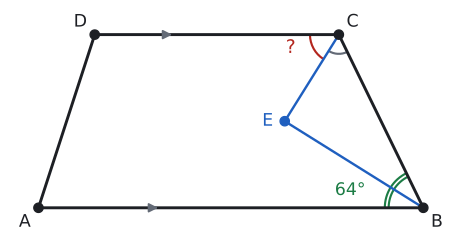

Reproduce this figure in Python.
# Alıştırma 5: [AB] ∥ [DC], [BE] ve [CE] sırasıyla B ve C açılarının açıortayları, m(ABC) = 64° → m(ECD) = 58°.
import sys; sys.path.insert(0, "tools")
from cizim import *

P = lambda x, y: np.array([float(x), float(y)])
uz = lambda U, V: round(float(np.linalg.norm(U - V)), 4)
def acisi(K, U, V):
    u, v = U - K, V - K
    return round(float(np.degrees(np.arccos(np.dot(u, v) / np.linalg.norm(u) / np.linalg.norm(v)))), 3)
def kesis(p, u, q, v):
    t = np.linalg.solve(np.array([u, -v]).T, q - p); return p + t[0] * u
def paralel_isareti(U, V, renk=SOLUK, k=0.18, f=0.5):
    M = U + f * (V - U); t = (V - U) / np.linalg.norm(V - U)
    ax.annotate("", xy=M + k * t, xytext=M - k * t, arrowprops=dict(arrowstyle="-|>", color=renk, lw=1.4, mutation_scale=14))
def cetik(U, V, n=1, renk=SOLUK, L=0.16):
    M = (U + V) / 2; t = (V - U) / np.linalg.norm(V - U); m = np.array([-t[1], t[0]])
    for i in range(n):
        c = M + (i - (n - 1) / 2) * 0.13 * t
        ax.plot(*zip(c - L * m, c + L * m), color=renk, lw=1.5)
def olcu(U, V, metin, d=0.3, renk=YAZI, fs=13):
    """[UV] parçasının ortasına, U→V yönünün soluna d kadar uzağa yazı (d < 0: sağına)."""
    M = (U + V) / 2; t = (V - U) / np.linalg.norm(V - U); m = np.array([-t[1], t[0]])
    ax.text(*(M + d * m), metin, ha="center", va="center", color=renk, fontsize=fs)
def dik_isareti(K, U, V, r=0.28):
    a_ = (U - K) / np.linalg.norm(U - K) * r; b_ = (V - K) / np.linalg.norm(V - K) * r
    ax.plot(*zip(K + a_, K + a_ + b_, K + b_), color=SOLUK, lw=1.3)

H = 4.5
A = P(0, 0); B = P(10, 0)
D = P(H / np.tan(np.radians(72)), H); C = P(B[0] - H / np.tan(np.radians(64)), H)
yon = lambda d: P(np.cos(np.radians(d)), np.sin(np.radians(d)))
E = kesis(B, yon(180 - 32), C, yon(180 + 58))
print("B", acisi(B, A, C), "ABE", acisi(B, A, E), "EBC", acisi(B, E, C), "BCD", acisi(C, B, D),
      "BCE", acisi(C, B, E), "ECD", acisi(C, E, D), "BEC", acisi(E, B, C), "E", E)

fig, ax = sekil(6, 3.1)
ax.set_aspect("equal"); ax.axis("off")
ax.plot(*zip(A, B, C, D, A), color=YAZI)
ax.plot(*zip(B, E, C), color=MAVI, lw=1.8)
paralel_isareti(A, B, f=0.3); paralel_isareti(D, C, f=0.3)
for Q in (A, B, C, D): nokta(ax, *Q, "")
nokta(ax, *E, "", renk=MAVI)
ax.text(A[0] - 0.2, -0.15, "A", ha="right", va="top")
ax.text(B[0] + 0.2, -0.15, "B", ha="left", va="top")
ax.text(C[0] + 0.2, C[1] + 0.1, "C", ha="left", va="bottom")
ax.text(D[0] - 0.2, D[1] + 0.1, "D", ha="right", va="bottom")
ax.text(E[0] - 0.3, E[1], "E", ha="right", va="center", color=MAVI)
aci(ax, B, A, E, r=0.9, renk=YESIL); aci(ax, B, E, C, r=0.9, renk=YESIL)
aci(ax, B, A, E, r=1.0, renk=YESIL); aci(ax, B, E, C, r=1.0, renk=YESIL)
ax.text(B[0] - 1.9, 0.45, "64°", ha="center", va="center", color=YESIL, fontsize=13)
aci(ax, C, B, E, r=0.5, renk=SOLUK); aci(ax, C, E, D, r=0.75, renk=KIRMIZI)
ax.text(C[0] - 1.25, C[1] - 0.35, "?", ha="center", va="center", color=KIRMIZI, fontsize=14)
ax.set_xlim(-0.8, B[0] + 0.8); ax.set_ylim(-0.7, H + 0.7)
kaydet(fig, __file__)
